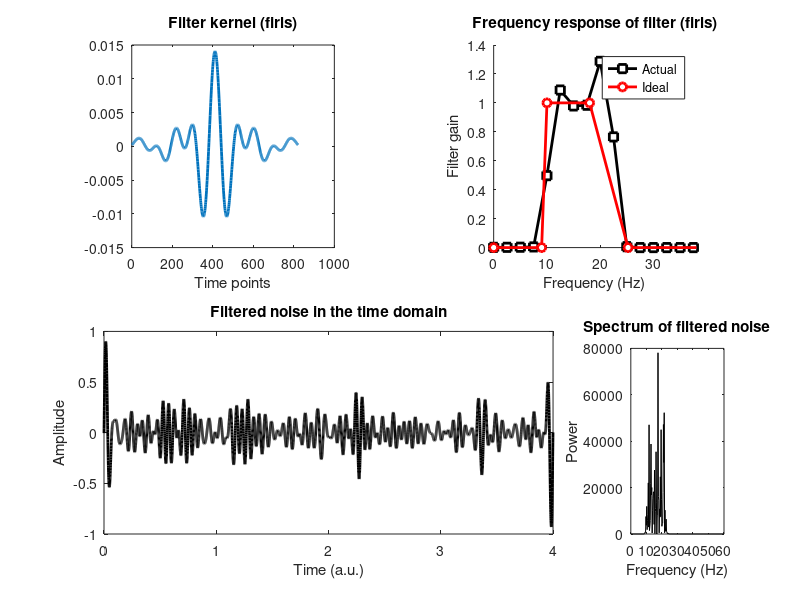

This chart was generated by the following MATLAB code:
%%
%     COURSE: Signal processing problems, solved in MATLAB and Python
%    SECTION: Filtering
%      VIDEO: Narrow-band filters
% Instructor: sincxpress.com
%
%%

% define filter parameters
lower_bnd = 10; % Hz
upper_bnd = 18; % Hz

lower_trans = .1;
upper_trans = .4;

samprate  = 2048; % Hz
filtorder = 4*round(samprate/lower_bnd);

filter_shape = [ 0 0 1 1 0 0 ];
filter_freqs = [ 0 lower_bnd*(1-lower_trans) lower_bnd ...
                 upper_bnd upper_bnd+upper_bnd*upper_trans ...
                 (samprate/2) ] / (samprate/2);

filterkern = firls(filtorder,filter_freqs,filter_shape);
hz = linspace(0,samprate/2,floor(length(filterkern)/2)+1);
filterpow = abs(fft(filterkern)).^2;



figure(1), clf
subplot(221)
plot(filterkern,'linew',2)
xlabel('Time points')
title('Filter kernel (firls)')
axis square



% plot amplitude spectrum of the filter kernel
subplot(222), hold on
plot(hz,filterpow(1:length(hz)),'ks-','linew',2,'markerfacecolor','w')

plot(filter_freqs*samprate/2,filter_shape,'ro-','linew',2,'markerfacecolor','w')

% make the plot look nicer
set(gca,'xlim',[0 upper_bnd+20])
xlabel('Frequency (Hz)'), ylabel('Filter gain')
legend({'Actual';'Ideal'})
title('Frequency response of filter (firls)')
axis square

%% now apply to random noise data

filtnoise = filtfilt(filterkern,1,randn(samprate*4,1));
timevec = (0:length(filtnoise)-1)/samprate;

% plot time series
subplot(2,4,5:7)
plot(timevec,filtnoise,'k','linew',2)
xlabel('Time (a.u.)'), ylabel('Amplitude')
title('Filtered noise in the time domain')


% plot power spectrum
subplot(248)
noisepower = abs(fft(filtnoise)).^2;
plot(linspace(0,samprate,length(noisepower)),noisepower,'k')
set(gca,'xlim',[0 60])
xlabel('Frequency (Hz)'), ylabel('Power')
title('Spectrum of filtered noise')

%% done.
